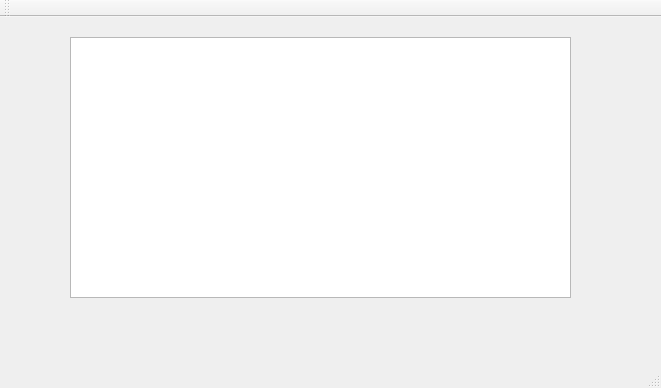
<?xml version="1.0" encoding="UTF-8"?>
<ui version="4.0">
 <class>MainWindow</class>
 <widget class="QMainWindow" name="MainWindow">
  <property name="geometry">
   <rect>
    <x>0</x>
    <y>0</y>
    <width>661</width>
    <height>388</height>
   </rect>
  </property>
  <property name="windowTitle">
   <string>MainWindow</string>
  </property>
  <widget class="QWidget" name="centralWidget">
   <widget class="QTableView" name="tableView">
    <property name="geometry">
     <rect>
      <x>70</x>
      <y>20</y>
      <width>501</width>
      <height>261</height>
     </rect>
    </property>
   </widget>
  </widget>
  <widget class="QMenuBar" name="menuBar">
   <property name="geometry">
    <rect>
     <x>0</x>
     <y>0</y>
     <width>661</width>
     <height>26</height>
    </rect>
   </property>
  </widget>
  <widget class="QToolBar" name="mainToolBar">
   <attribute name="toolBarArea">
    <enum>TopToolBarArea</enum>
   </attribute>
   <attribute name="toolBarBreak">
    <bool>false</bool>
   </attribute>
  </widget>
  <widget class="QStatusBar" name="statusBar"/>
 </widget>
 <layoutdefault spacing="6" margin="11"/>
 <resources/>
 <connections/>
</ui>
